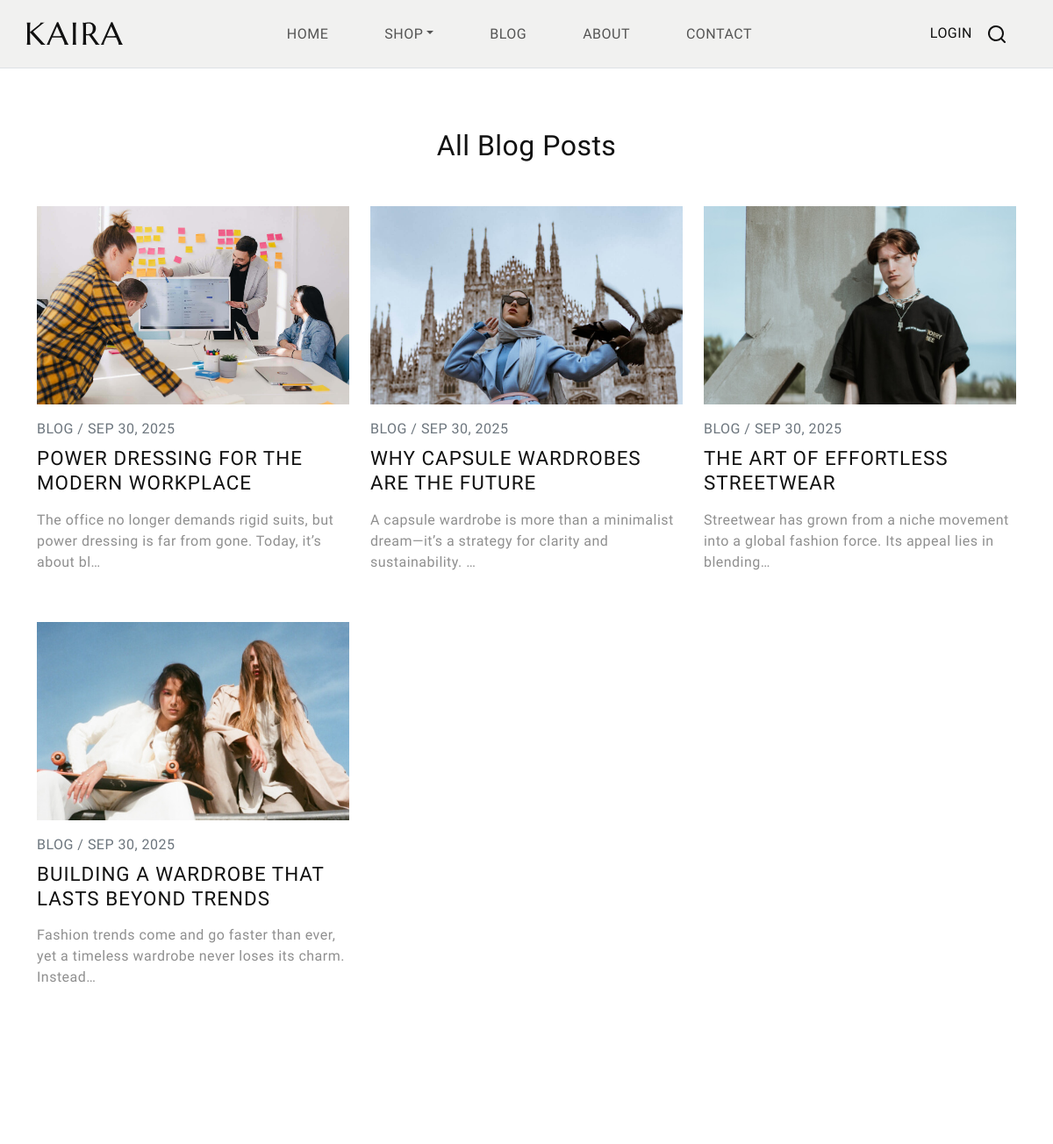
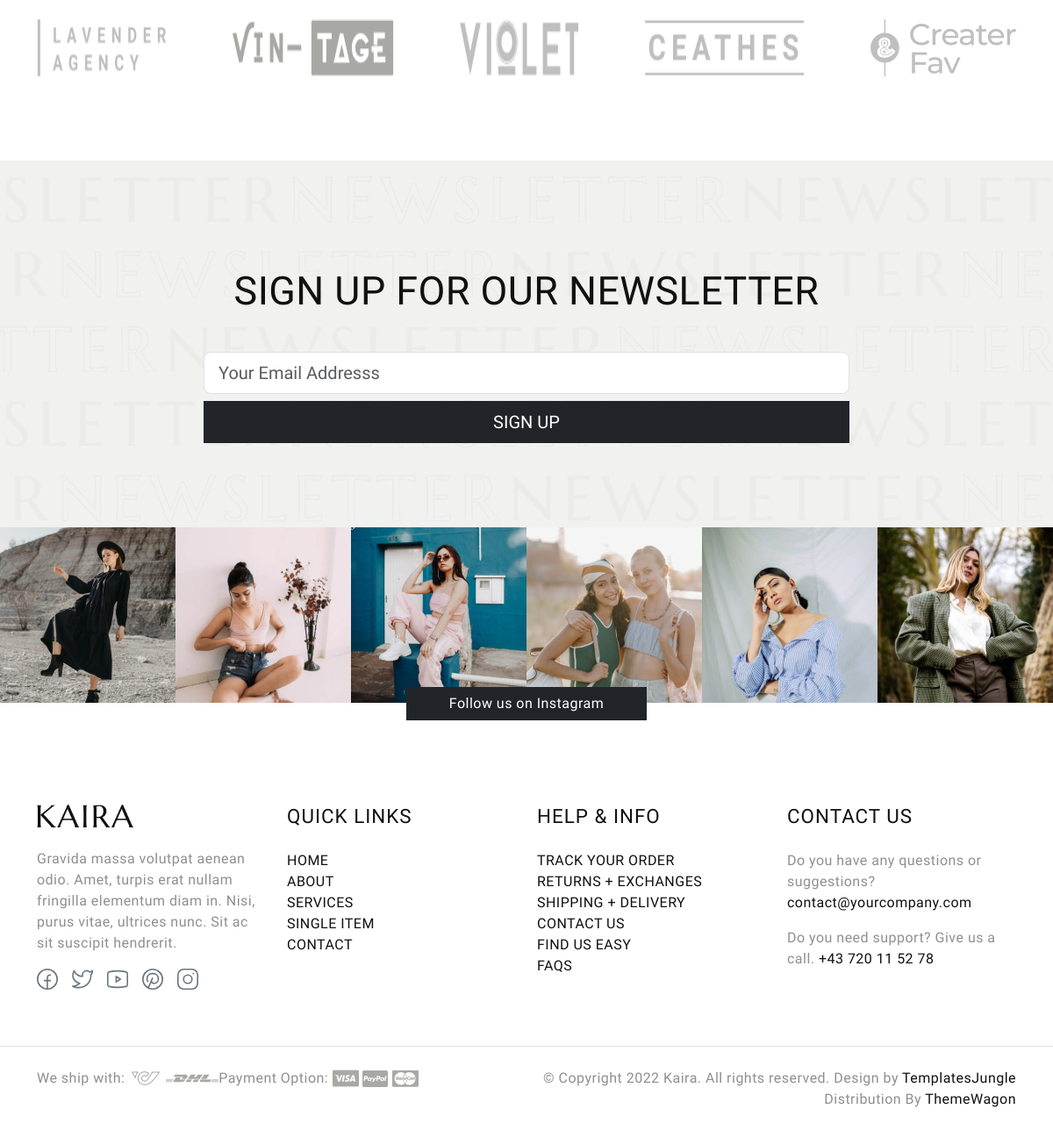
Screenshot of /blog/ with the database file from the repository (2 pictures, top to bottom).
### myapp/models.py (models this page shows, shortened)
class Post(models.Model):
    title = models.CharField(max_length=200)
    image = models.ImageField(upload_to='posts/')
    content = models.TextField()
    created_at = models.DateTimeField(auto_now_add=True)

### myapp/views.py (the view)
# urls.py: path("blog/", PostListView.as_view(), name="post_list"),
class PostListView(ListView):
    model = Post
    template_name = 'post_list.html'
    context_object_name = 'posts'
    ordering = ['-created_at']

### myapp/context_processors.py (called while the page is built)
def categories(request):
    return {
        'categories': Category.objects.all()
    }

def cart_and_wishlist_counts(request):
    if request.user.is_authenticated:
        cart_count = Cart.objects.filter(user=request.user).count()
        wishlist_count = Wishlist.objects.filter(user=request.user).count()
    else:
        cart_count = 0
        wishlist_count = 0
    return {
        'cart_count': cart_count,
        'wishlist_count': wishlist_count,
    }

### template/post_list.html (shortened to what this page needs)
{% extends 'base.html' %}
{% load static %}
{% block content %}
<section class="post-list-page py-5">
    <div class="container">
        <h1 class="section-title text-center mb-5">All Blog Posts</h1>
        <div class="row">
            {% for post in posts %}
            <div class="col-md-4 mb-4">
                <article class="post-item">
                    <div class="post-image">
                        <a href="{% url 'post_detail' pk=post.pk %}">
                            {% if post.image %}
                                <img src="{{ post.image.url }}" alt="{{ post.title }}" class="post-grid-image img-fluid">
                            {% else %}
                                <img src="{% static 'images/default-post-image.jpg' %}" alt="Default Post Image" class="post-grid-image img-fluid">
                            {% endif %}
                        </a>
                    </div>
                    <div class="post-content d-flex flex-wrap gap-2 my-3">
                        <div class="post-meta text-uppercase fs-6 text-secondary">
                            <span class="post-category">Blog /</span>
                            <span class="meta-day"> {{ post.created_at|date:"M d, Y" }}</span>
                        </div>
                        <h5 class="post-title text-uppercase">
                            <a href="{% url 'post_detail' pk=post.pk %}">{{ post.title }}</a>
                        </h5>
                        <p>{{ post.content|truncatechars:100 }}</p>
                    </div>
                </article>
            </div>
            {% empty %}
            <div class="col-12">
                <p>No blog posts available.</p>
            </div>
            {% endfor %}
        </div>
    </div>
</section>
{% endblock %}

### static/style.css (style rules this page uses)
body { --heading-font: "Marcellus", sans-serif !important; --heading-font-weight: 400; --heading-color: #111; --heading-line-height: 1.24; --swiper-theme-color: #8C907E; --bs-body-font-family: "Marcellus", sans-serif !important; --bs-body-font-weight: 400; --bs-body-line-height: 1.5; --bs-body-color: #8f8f8f; --bs-body-color-rgb: 143, 143, 143; --bs-primary: #8C907E; --bs-secondary: #6c757d; --bs-black: #111; --bs-light: #F1F1F0; --bs-dark: #212529; --bs-gray: #9aa1a7; --bs-gray-dark: #51565b; --bs-primary-rgb: 140, 144, 126; --bs-secondary-rgb: 108, 117, 125; --bs-black-rgb: 17, 17, 17; --bs-light-rgb: 241, 241, 240; --bs-dark-rgb: 33, 37, 41; --bs-link-color: #111; --bs-link-color-rgb: 17, 17, 17; --bs-link-decoration: underline; --bs-link-hover-color: #111; --bs-link-hover-color-rgb: 17, 17, 17; }
body { letter-spacing: 0.03rem; }
h1, .h1, h2, .h2, h3, .h3, h4, .h4, h5, .h5, h6, .h6 { font-family: var(--heading-font); font-weight: var(--heading-font-weight); color: var(--heading-color); line-height: var(--heading-line-height); }
h1, h2, h3 { margin: 25px 0; }
h5, h6 { letter-spacing: 1px; }
h1, .h1 { font-size: 4.5rem; }
h5, .h5 { font-size: 1.4rem; }
a { text-decoration: none; }

### rows the page displays
Post: image (picture), created_at "SEP 30, 2025", title "POWER DRESSING FOR THE MODERN WORKPLACE", content "The office no longer demands rigid suits, but power dressing is far from gone. Today, it’s about bl…"
Post: image (picture), created_at "SEP 30, 2025", title "WHY CAPSULE WARDROBES ARE THE FUTURE", content "A capsule wardrobe is more than a minimalist dream—it’s a strategy for clarity and sustainability. …"
Post: image (picture), created_at "SEP 30, 2025", title "THE ART OF EFFORTLESS STREETWEAR", content "Streetwear has grown from a niche movement into a global fashion force. Its appeal lies in blending…"
Post: image (picture), created_at "SEP 30, 2025", title "BUILDING A WARDROBE THAT LASTS BEYOND TRENDS", content "Fashion trends come and go faster than ever, yet a timeless wardrobe never loses its charm. Instead…"
